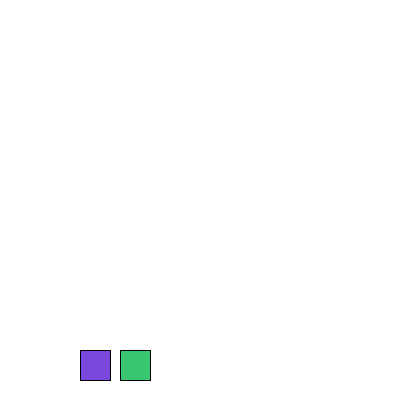
Frame 1 (no input)
Frame 60 (the mouse pressed at the canvas centre just before this capture): identical to frame 1, image omitted
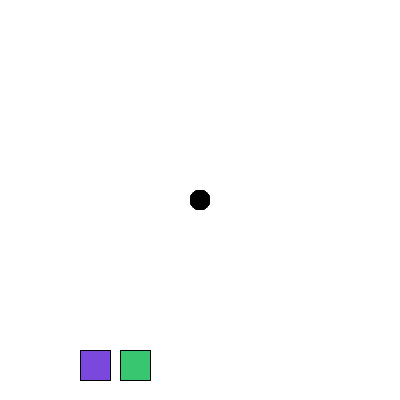
Frame 120 (the mouse held since frame 60 and released just before this capture)

The Processing sketch that drew these frames (run headless with seeded random() and noise(); from frame 60 on, the mouse is pressed at the canvas centre):

// Processing sketch: John_Finley_Swatches
// ── John_Finley_Swatches.pde
// John Finley
// jpfinley@gmail.com

// Programming Lab 2

// Put your variables here
int redColor, blueColor, greenColor = 0;

// Template Program for HW E
void setup() {  
  size(400, 400);
  background(255);
}

void draw() {
  // When the mouse is pressed an ellipse is drawn on the screen.
  if(mousePressed) {
    fill(redColor, blueColor, greenColor);
    noStroke();
    ellipse(mouseX, mouseY, 20, 20);
  }

  // Draw the left button
  fill(123, 72, 222); //purple
  stroke(0);
  rect(80, 350, 30, 30);

  // Draw the left button
  fill(56,198,112); //green
  stroke(0);
  rect(120, 350, 30, 30);

  // Check for the click on the left button
  if( (mousePressed) && (mouseX > 80) && (mouseX < 110) && (mouseY > 350) && (mouseY < 380) ) {
    redColor = 123;
    blueColor = 72;
    greenColor = 222;
  }

  // Check for the click on the right button
  if( (mousePressed) && (mouseX > 120) && (mouseX < 150) && (mouseY > 350) && (mouseY < 380) ) {
    redColor = 56;
    blueColor = 198;
    greenColor = 122;
  }   
}
